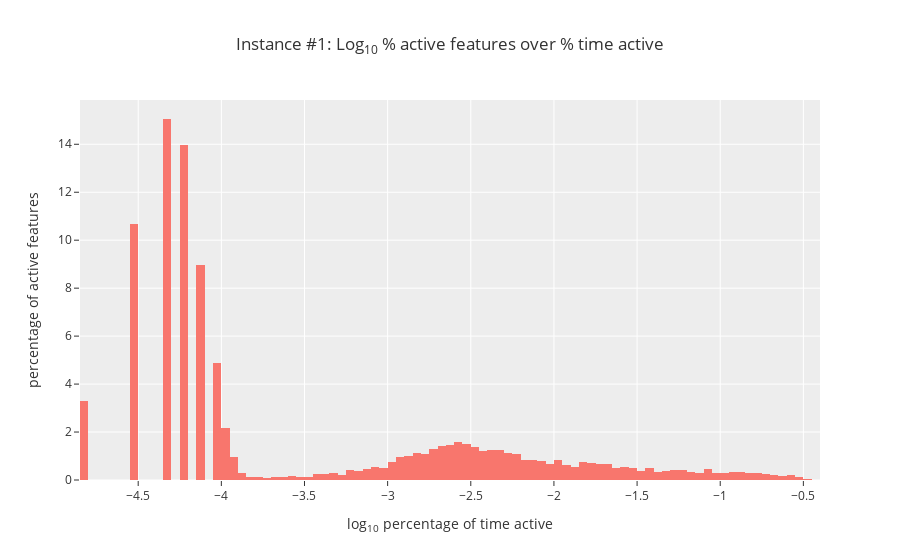
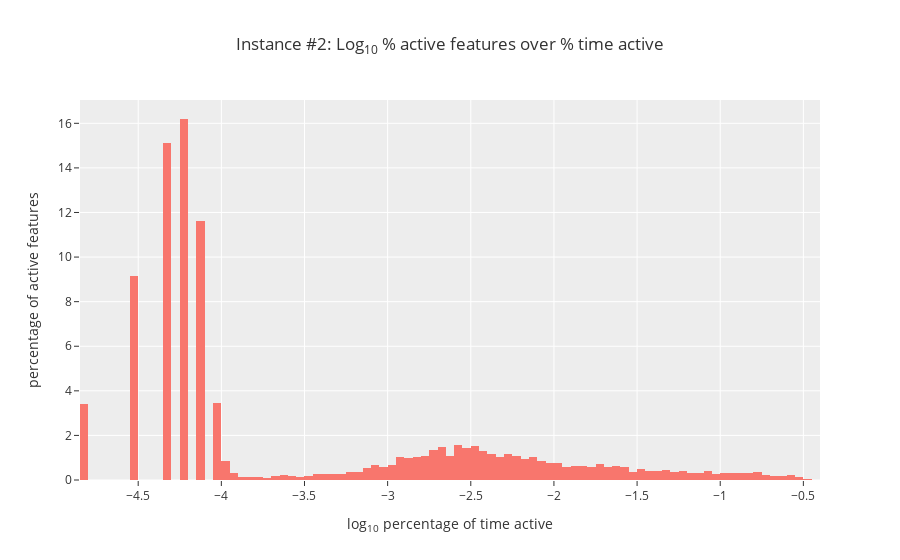

The notebook cell saved with these charts, in order:
### Code cell
"""Visualize the SAE's feature sparsity and activations' reconstructions."""

# For small batches (`all_tokens is too big for gpu), get:
# mean `feature_prob`, and `mlp_acts` and `mlp_acts_reconstructed`.
n_batches = 10
batch_sz = 50
feature_prob, mlp_acts, mlp_acts_reconstructed, l2_loss = zip(*
    [
        validate_sae(all_tokens[i : i + batch_sz], sae=sae, model=model)
        for i in tqdm(range(0, (n_batches * batch_sz), batch_sz))
    ]
)
feature_prob = torch.stack(feature_prob)  # [n_batches, n_instances, d_mlp]
mlp_acts = torch.stack(mlp_acts)  # [n_batches, batch_sz, n_instances, d_mlp]
mlp_acts_reconstructed = torch.stack(mlp_acts_reconstructed)
l2_loss = torch.stack(l2_loss)  # [n_batches, batch_sz n_instances]

# Visualize feature sparsity.
feature_prob = feature_prob.mean(0)
log_freq = (feature_prob).log10()
figs = []
for i, lf in enumerate(log_freq):
    fig = hist(
        lf,
        renderer=pio.renderers.default,
        title=(
            f"Instance #{i+1}: Log<sub>10</sub> % active features over % time active"
        ),
        labels={"x": "log<sub>10</sub> percentage of time active"},
        histnorm="percent",
        template="ggplot2",
        return_fig=True,
    )
    figs.append(fig)
for fig in figs:  # update axes titles
    for ax in fig.layout:
        if ax.startswith("yaxis"):
            fig.layout[ax].update(title="percentage of active features")
    fig.show()

# Verify good reconstructions of activations:
# 1. Compare cosine similarity between activations and their reconstructions.
# 2. Look at reconstruction loss in relation to norm of activations: loss should be low relative
# to norm (if we just look at loss by itself, we have no reference point).
avg_cos_sim = torch.cosine_similarity(mlp_acts, mlp_acts_reconstructed, dim=0).mean([0, 2])
avg_l2_loss = einops.reduce(l2_loss, "n_batches batch_sz n_instances -> n_instances", "mean")
avg_l2_acts = einops.reduce(
    mlp_acts.pow(2), "n_batches batch_sz n_instances d_mlp -> n_instances", "mean"
)
print(f"{avg_cos_sim=}\n\n{avg_l2_loss=}\n\n{avg_l2_acts=}")

### Figure 1 — Plotly figure (JSON) as saved in the notebook; plotly's stock layout.template omitted (floating-point values rounded to 4 significant figures; data arrays with more than 128 entries replaced by an {"elided": "..."} marker saying what was removed)
{"data": [{"alignmentgroup": "True", "bingroup": "x", "histnorm": "percent", "hovertemplate": "log<sub>10</sub> percentage of time active=%{x}<br>percent=%{y}<extra></extra>", "legendgroup": "", "marker": {"color": "#F8766D", "pattern": {"shape": ""}}, "name": "", "offsetgroup": "", "orientation": "v", "showlegend": false, "type": "histogram", "x": {"elided": "16384 float values"}, "xaxis": "x", "yaxis": "y"}], "layout": {"autosize": false, "bargap": 0, "barmode": "overlay", "hovermode": "x unified", "legend": {"tracegroupgap": 0}, "modebar": {"add": ["drawline", "drawopenpath", "drawclosedpath", "drawcircle", "drawrect", "eraseshape"]}, "title": {"text": "Instance #1: Log<sub>10</sub> % active features over % time active"}, "xaxis": {"anchor": "y", "domain": [0, 1], "title": {"text": "log<sub>10</sub> percentage of time active"}}, "yaxis": {"anchor": "x", "domain": [0, 1], "title": {"text": "percentage of active features"}}}}

### Figure 2 — Plotly figure (JSON) as saved in the notebook; plotly's stock layout.template omitted (floating-point values rounded to 4 significant figures; data arrays with more than 128 entries replaced by an {"elided": "..."} marker saying what was removed)
{"data": [{"alignmentgroup": "True", "bingroup": "x", "histnorm": "percent", "hovertemplate": "log<sub>10</sub> percentage of time active=%{x}<br>percent=%{y}<extra></extra>", "legendgroup": "", "marker": {"color": "#F8766D", "pattern": {"shape": ""}}, "name": "", "offsetgroup": "", "orientation": "v", "showlegend": false, "type": "histogram", "x": {"elided": "16384 float values"}, "xaxis": "x", "yaxis": "y"}], "layout": {"autosize": false, "bargap": 0, "barmode": "overlay", "hovermode": "x unified", "legend": {"tracegroupgap": 0}, "modebar": {"add": ["drawline", "drawopenpath", "drawclosedpath", "drawcircle", "drawrect", "eraseshape"]}, "title": {"text": "Instance #2: Log<sub>10</sub> % active features over % time active"}, "xaxis": {"anchor": "y", "domain": [0, 1], "title": {"text": "log<sub>10</sub> percentage of time active"}}, "yaxis": {"anchor": "x", "domain": [0, 1], "title": {"text": "percentage of active features"}}}}
